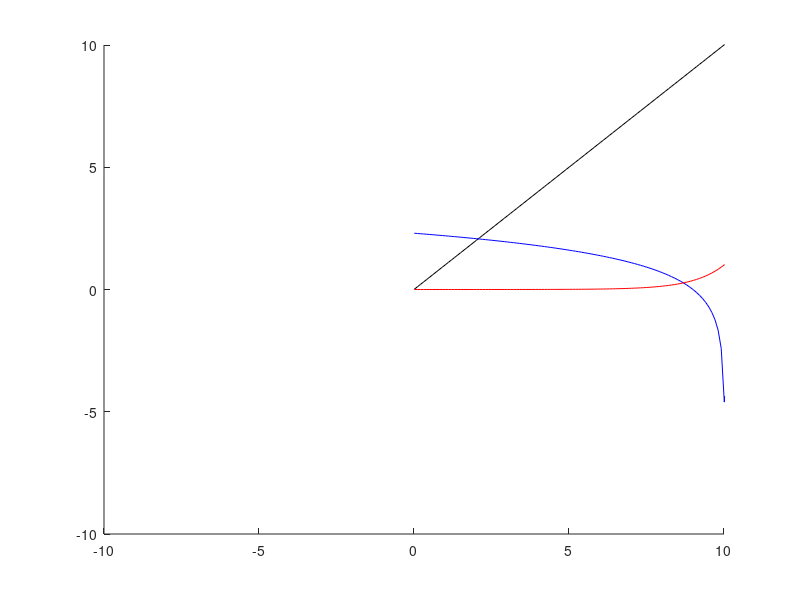

MATLAB code to generate this figure:
x = 0.01:1e-1:40;  
for i = 1:length(x);
    ISmat(i,1) = e^(x(1,i) - 10);
    ISmis(i,1) = log(x(1,i) - 10);
    IS(i,1) = x(1,i); 
   ISeq = x; 
end

hold on
plot(IS,ISeq,'k')
hold on
plot(IS,ISmis,'b')
hold on
plot(IS,ISmat,'r')
axis([-10 10 -10 10])
%plot(IS(:,2),ISmat(:,1),'r')
%hold on
%plot(IS(:,2),ISmis(:,1),'g')

%xlabel('Matching','fontsize',14)
%ylabel('Contribution IS','fontsize',14)
%set(gca,'fontsize',14);
